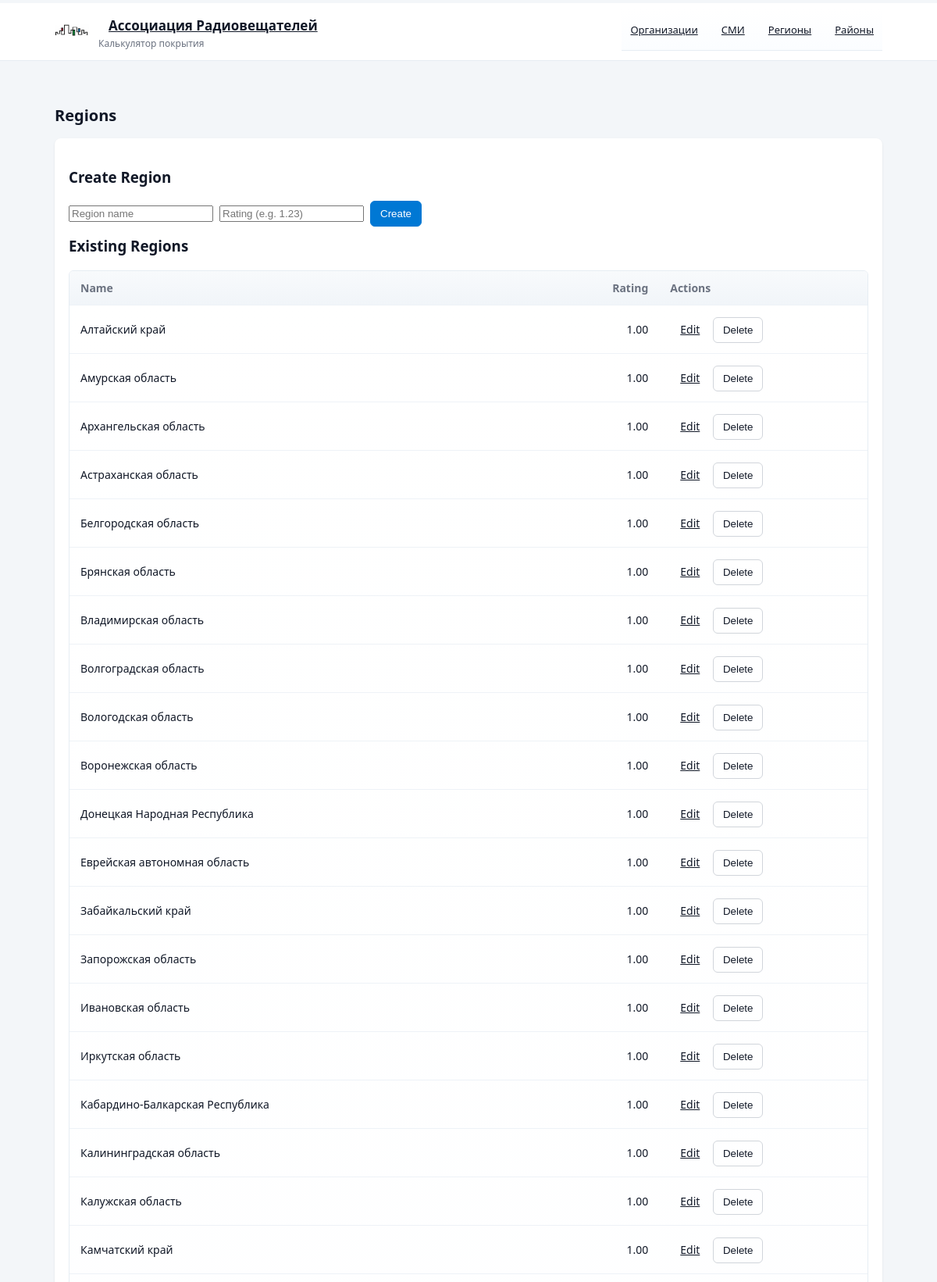
/region (upper part), run on the app's committed database.
### tables this page shows
CREATE TABLE region (
    id INTEGER PRIMARY KEY AUTOINCREMENT,
    name TEXT NOT NULL,
    rating REAL DEFAULT 1.0,
    created_at TIMESTAMP DEFAULT CURRENT_TIMESTAMP
);

### app.py (the view)
@app.route('/region')
def region_list():
    db = get_db()
    rows = db.execute('SELECT id, name, rating FROM region ORDER BY name').fetchall()
    return render_template('region.html', regions=rows)

### app.py (called while the page is built)
def get_db():
    db = getattr(g, '_database', None)
    if db is None:
        if not DB_PATH.exists():
            raise RuntimeError(f"Database not found at {DB_PATH}. Run the importer first.")
        db = sqlite3.connect(str(DB_PATH))
        db.row_factory = sqlite3.Row
        g._database = db
        try:
            cols = [r[1] for r in db.execute("PRAGMA table_info(broadcast)").fetchall()]
            if 'is_active' not in cols:
                db.execute("ALTER TABLE broadcast ADD COLUMN is_active INTEGER DEFAULT 1")
                db.commit()
        except Exception:
            pass
    return db

@app.teardown_appcontext
def close_connection(exception):
    db = getattr(g, '_database', None)
    if db is not None:
        db.close()

### templates/region.html (shortened to what this page needs)
<!doctype html>
<html lang="en">
	<head>
		<link rel="stylesheet" href="{{ url_for('static', filename='style.css') }}">
	</head>
	<body>
		<header class="site-header">
      <div class="nav-container">
        <div class="site-brand">
          <img src="{{ url_for('static', filename='logo.png') }}" alt="logo" class="logo">
          <div>
            <div class="brand-name"><a class="btn" href="{{ url_for('index') }}">Ассоциация Радиовещателей</a></div>
            <div class="brand-sub small">Калькулятор покрытия</div>
          </div>
        </div>
        <nav class="page-nav">
          <a class="btn" href="{{ url_for('org_list') }}">Организации</a>
          <a class="btn" href="{{ url_for('smi_list') }}">СМИ</a>
          <a class="btn" href="{{ url_for('region_list') }}">Регионы</a>
          <a class="btn" href="{{ url_for('district_list') }}">Районы</a>
        </nav>
      </div>
		</header>
		<div class="container">
			<div class="page-title"><h1>Regions</h1></div>
			<div class="card">
				<h3>Create Region</h3>
				<form method="post" action="{{ url_for('create_region') }}">
					<div style="display:flex;gap:8px;align-items:center">
						<input name="name" placeholder="Region name" required />
						<input name="rating" placeholder="Rating (e.g. 1.23)" />
						<button class="btn btn-primary" type="submit">Create</button>
					</div>
				</form>
				<h3 style="margin-top:12px">Existing Regions</h3>
				{% if regions %}
					<div class="table-wrap">
						<table class="app-table">
							<thead><tr><th>Name</th><th style="text-align:right">Rating</th><th>Actions</th></tr></thead>
							<tbody>
								{% for r in regions %}
								<tr>
									<td>{{ r.name }}</td>
									<td class="numeric">{{ '%.2f'|format(r.rating) if r.rating is not none else '' }}</td>
									<td>
										<a class="btn" href="{{ url_for('edit_region', region_id=r.id) }}">Edit</a>
										<form method="post" action="{{ url_for('delete_region', region_id=r.id) }}" style="display:inline">
											<button class="btn btn-outline" type="submit">Delete</button>
										</form>
									</td>
								</tr>
								{% endfor %}
							</tbody>
						</table>
					</div>
				{% else %}
					<p class="small">No regions found.</p>
				{% endif %}
			</div>
		</div>
	</body>
</html>

### static/style.css (style rules this page uses)
:root { --bg: #f3f6f9; --surface: #ffffff; --muted: #6b7280; --text: #111827; --primary: #0078d4; --primary-variant: #005a9e; --accent: #00b294; --shadow: 0 1px 3px rgba(16,24,40,0.06), 0 1px 2px rgba(16,24,40,0.04); }
* { box-sizing:border-box }
html,body { height:100% }
body { margin:0; font-family: "Segoe UI", Roboto, "Helvetica Neue", Arial, sans-serif; background:var(--bg); color:var(--text); -webkit-font-smoothing:antialiased; -moz-osx-font-smoothing:grayscale; }
.container { max-width:1100px; margin:28px auto; padding:20px; }
.nav-container { max-width:1100px; margin:4px auto; padding:4px 20px; }
.card { background:var(--surface); border-radius:8px; box-shadow:var(--shadow); padding:18px; }
.page-title { display:flex; align-items:center; gap:12px; margin:0 0 16px 0; }
.page-title h1 { font-size:20px;margin:0 }
.btn { display:inline-block;padding:8px 12px;border-radius:6px;border:1px solid transparent;background:transparent;color:var(--text);cursor:pointer }
.btn-primary { background:var(--primary);color:#fff;border-color:var(--primary);box-shadow:0 1px 0 rgba(0,0,0,0.04) }
.btn-outline { border-color:#d1d5db;background:transparent }
.table-wrap { overflow:auto;border-radius:6px;border:1px solid #e6edf3;background:linear-gradient(180deg, #fff, #fbfdff) }
table.app-table { width:100%;border-collapse:collapse;font-size:14px }
table.app-table th, table.app-table td { padding:12px 14px;text-align:left;border-bottom:1px solid #eef2f7 }
table.app-table thead th { background:linear-gradient(180deg,#f8fafc,#f1f5f9);color:var(--muted);font-weight:600 }
table.app-table td.numeric { text-align:right }
.small { font-size:13px;color:var(--muted) }
.page-nav { display:flex;gap:8px;align-items:center }
.page-nav .btn { padding:6px 10px;font-size:13px }
.page-nav { position:sticky;top:0;background:linear-gradient(180deg,var(--surface),#fbfdff);z-index:40;padding:10px 0;border-bottom:1px solid #e6edf3 }
.container { padding-top:28px }
.site-header { position:sticky;top:0;left:0;right:0;background:var(--surface);z-index:60;border-bottom:1px solid #e6edf3 }
.site-header .container, .site-header .nav-container { display:flex;flex-direction:row;justify-content:space-between;align-items:center;gap:12px;padding-top:8px;padding-bottom:8px }
.site-brand { display:flex;align-items:center;gap:12px }
.site-brand .logo { width:44px;height:44px;flex:0 0 44px;object-fit:contain }
.brand-name { font-weight:700;font-size:17px;line-height:1 }
.brand-sub { font-size:12px;color:var(--muted);line-height:1 }
.page-nav { margin-left:12px }

### data on the page
region: name "Алтайский край", rating "1.00"
region: name "Амурская область", rating "1.00"
region: name "Архангельская область", rating "1.00"
region: name "Астраханская область", rating "1.00"
region: name "Белгородская область", rating "1.00"
region: name "Брянская область", rating "1.00"
region: name "Владимирская область", rating "1.00"
region: name "Волгоградская область", rating "1.00"
region: name "Вологодская область", rating "1.00"
region: name "Воронежская область", rating "1.00"
region: name "Донецкая Народная Республика", rating "1.00"
region: name "Еврейская автономная область", rating "1.00"
region: name "Забайкальский край", rating "1.00"
region: name "Запорожская область", rating "1.00"
region: name "Ивановская область", rating "1.00"
region: name "Иркутская область", rating "1.00"
region: name "Кабардино-Балкарская Республика", rating "1.00"
region: name "Калининградская область", rating "1.00"
region: name "Калужская область", rating "1.00"
region: name "Камчатский край", rating "1.00"
